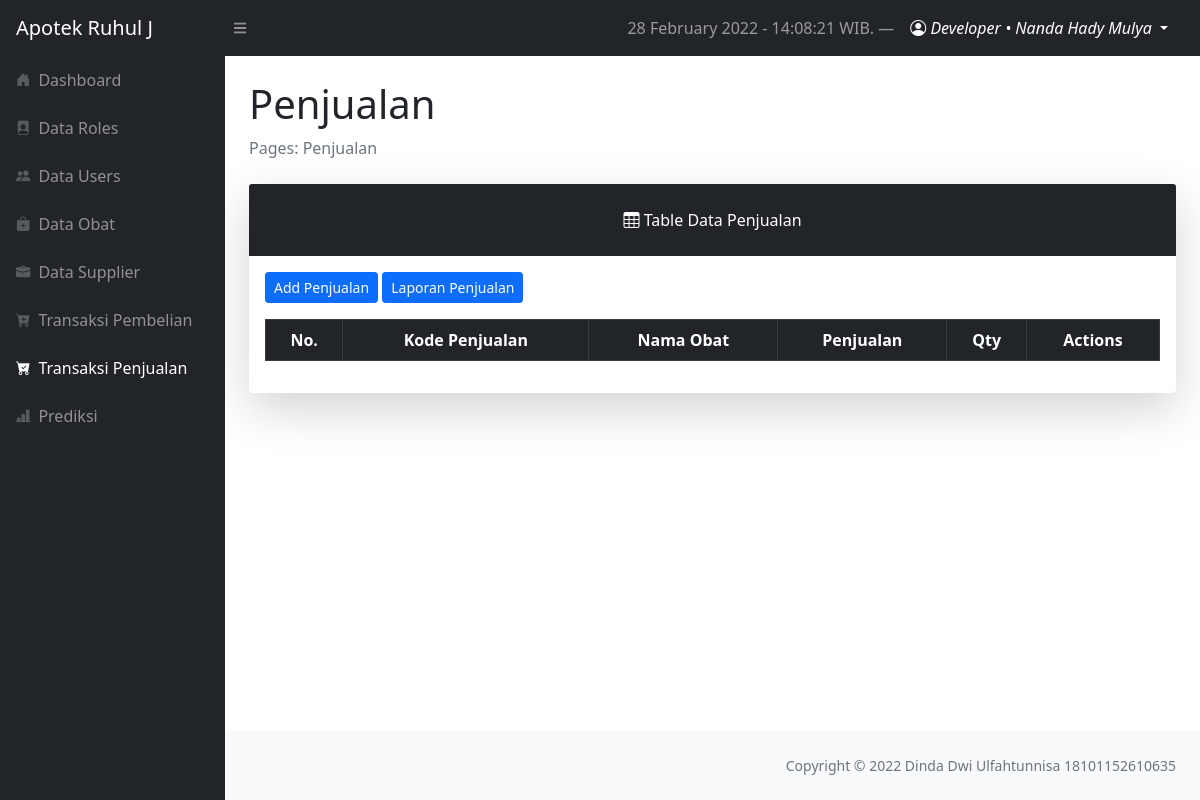
The page /layouts/dashboard/index.php?page=penjualan (signed in) on the database as committed earlier.
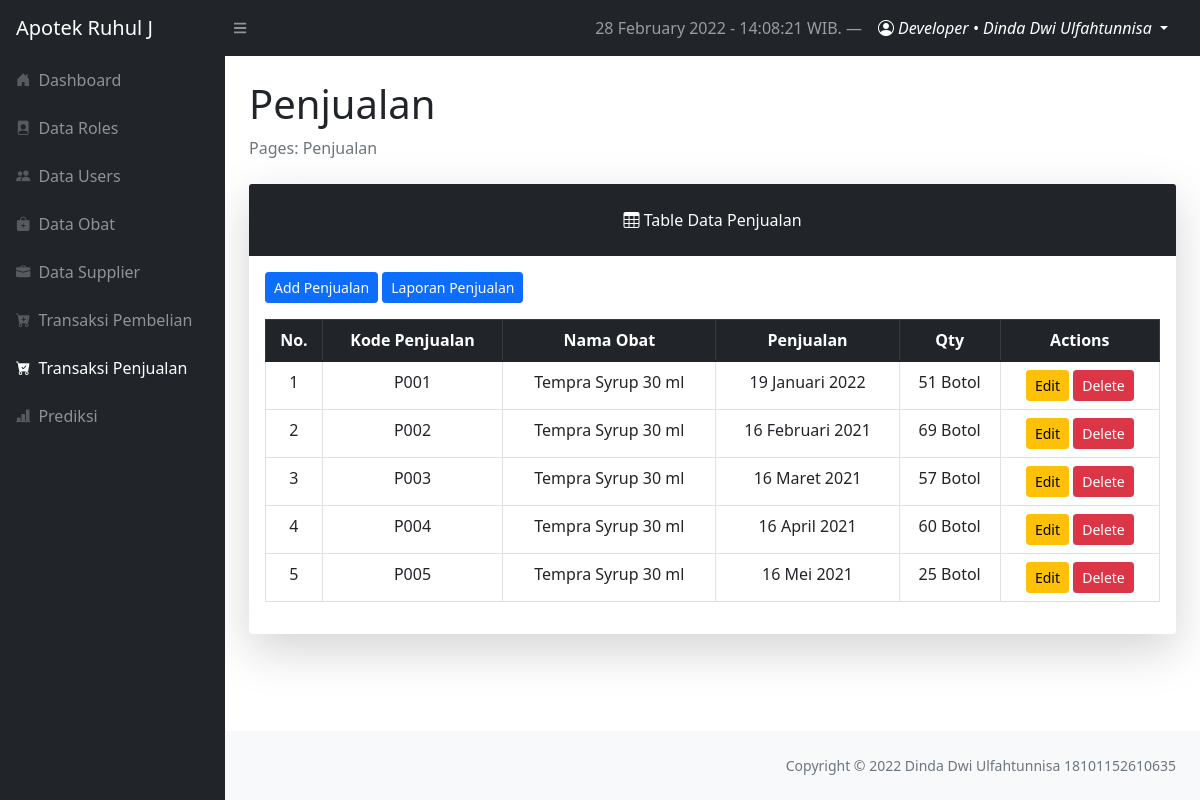
The same page on the database as committed later.
### tables this page shows
CREATE TABLE `tbl_penjualan` (
  `penjualan_id` int(11) NOT NULL,
  `kode_penjualan` varchar(10) NOT NULL,
  `obat_id` int(11) NOT NULL,
  `bulan` int(11) NOT NULL,
  `tahun` year(4) NOT NULL,
  `tgl_penjualan` date NOT NULL,
  `jumlah` int(11) NOT NULL
);

CREATE TABLE `tbl_obat` (
  `obat_id` int(11) NOT NULL,
  `kode_obat` varchar(10) NOT NULL,
  `nama_obat` varchar(50) NOT NULL,
  `kedaluwarsa` date NOT NULL,
  `harga_beli` int(11) NOT NULL,
  `harga_jual` int(11) NOT NULL,
  `satuan_obat` varchar(10) NOT NULL,
  `stok` int(11) NOT NULL,
  `supplier_id` int(11) NOT NULL
);

### config/functionDate.php (called while the page is built, shortened)
<?php
$timenow = date("j F Y - H:i:s");

### config/config.php (called while the page is built, shortened)
<?php
$localhost  = "localhost";
$username   = "root";
$password   = "root";
$db         = "forecasting_apotek";
$conn = mysqli_connect($localhost, $username, $password, $db);
function query($query)
{
    global $conn;
    $result = mysqli_query($conn, $query);
    while ($row = mysqli_fetch_assoc($result)) {
        $rows[] = $row;
    }
    return $rows;
}
function TanggalIndo($date)
{
    $BulanIndo = array("Januari", "Februari", "Maret", "April", "Mei", "Juni", "Juli", "Agustus", "September", "Oktober", "November", "Desember");
    $tahun = substr($date, 0, 4);
    $bulan = substr($date, 5, 2);
    $tgl   = substr($date, 8, 2);
    $result = $tgl . " " . $BulanIndo[(int) $bulan - 1] . " " . $tahun;
    return ($result);
}

### layouts/dashboard/penjualan/index.php (the view, shortened to what this page needs)
<?php
require '../../config/config.php';
$penjualans = query("SELECT * FROM tbl_penjualan INNER JOIN tbL_obat ON tbl_penjualan.obat_id = tbl_obat.obat_id");
$no = 1;
?>
<main>
    <div class="container-fluid px-4">
        <h1 class="mt-4">Penjualan</h1>
        <ol class="breadcrumb mb-4">
            <li class="breadcrumb-item active">Pages: Penjualan</li>
        </ol>
        <div class="card shadow-lg border-0 mb-4">
            <div class="card-header border-0 text-center p-4 bg-dark text-white">
                <i class="bi bi-table"></i>
                Table Data Penjualan
            </div>
            <div class="card-body">
                <a href="?page=penjualan/create" class="btn btn-sm btn-primary mb-3">Add Penjualan</a>
                <a href="?page=penjualan/laporan" class="btn btn-sm btn-primary mb-3">Laporan Penjualan</a>
                <table class="table table-bordered table-hover table-responsive-sm text-center">
                    <thead class="table-dark">
                        <th scope="col">No.</th>
                        <th scope="col">Kode Penjualan</th>
                        <th scope="col">Nama Obat</th>
                        <th scope="col">Penjualan</th>
                        <th scope="col">Qty</th>
                        <th scope="col">Actions</th>
                    </thead>
                    <tbody>
                        <?php foreach ($penjualans as $penjualan) : ?>
                            <tr>
                                <td><?= $no++; ?></td>
                                <td><?= $penjualan['kode_penjualan']; ?></td>
                                <td><?= $penjualan['nama_obat']; ?></td>
                                <td><?= TanggalIndo($penjualan['tgl_penjualan']); ?></td>
                                <td><?= $penjualan['jumlah'] ?> <?= $penjualan['satuan_obat'] ?></td>
                                <td>
                                    <a href="index.php?page=penjualan/update&id=<?= $penjualan['penjualan_id'] ?>" class="btn btn-sm btn-warning">Edit</a>
                                    <a href="index.php?page=penjualan/delete&id=<?= $penjualan['penjualan_id'] ?>" class="btn btn-sm btn-danger" onclick="return confirm('Are you sure to delete Penjualan?')">Delete</a>
                                </td>
                            </tr>
                        <?php endforeach; ?>
                    </tbody>
                </table>
            </div>
        </div>
</main>

### layouts/components/topnav.php (shortened to what this page needs)
<nav class="sb-topnav navbar navbar-expand navbar-dark bg-dark">
    <a class="navbar-brand ps-3" href="index.php?page=dashboard">Apotek Ruhul J</a>
    <button class="btn btn-link btn-sm order-1 order-lg-0 me-4 me-lg-0" id="sidebarToggle" href="#!">
        <i class="fas fa-bars"></i>
    </button>
    <div class="d-none d-md-inline-block ms-auto">
        <ul class="navbar-nav ms-md-0 me-3 me-lg-4">
            <li class="nav-item text-white">
                <a href="#" class="nav-link"><?= $timenow; ?> WIB. &mdash;</a>
            </li>
            <li class="nav-item dropdown">
                <a class="nav-link dropdown-toggle text-white" id="navbarDropdown" href="#" role="button" data-bs-toggle="dropdown" aria-expanded="false">
                    <i class="bi bi-person-circle"></i>
                    <span class="text-capitalize fst-italic">
                        <?= $_SESSION['username']; ?> &bull; <?= $_SESSION['fullname']; ?>
                    </span>
                </a>
            </li>
        </ul>
</nav>

Rows that differ between the two databases and show on the page:
added tbl_penjualan: kode_penjualan "P001", obat.nama_obat "Tempra Syrup 30 ml", tgl_penjualan "19 Januari 2022", jumlah "51", obat.satuan_obat "Botol"
added tbl_penjualan: kode_penjualan "P002", obat.nama_obat "Tempra Syrup 30 ml", tgl_penjualan "16 Februari 2021", jumlah "69", obat.satuan_obat "Botol"
added tbl_penjualan: kode_penjualan "P003", obat.nama_obat "Tempra Syrup 30 ml", tgl_penjualan "16 Maret 2021", jumlah "57", obat.satuan_obat "Botol"
added tbl_penjualan: kode_penjualan "P004", obat.nama_obat "Tempra Syrup 30 ml", tgl_penjualan "16 April 2021", jumlah "60", obat.satuan_obat "Botol"
added tbl_penjualan: kode_penjualan "P005", obat.nama_obat "Tempra Syrup 30 ml", tgl_penjualan "16 Mei 2021", jumlah "25", obat.satuan_obat "Botol"
Other text that changed with them:
$_SESSION['fullname']: "Nanda Hady Mulya" → "Dinda Dwi Ulfahtunnisa"
